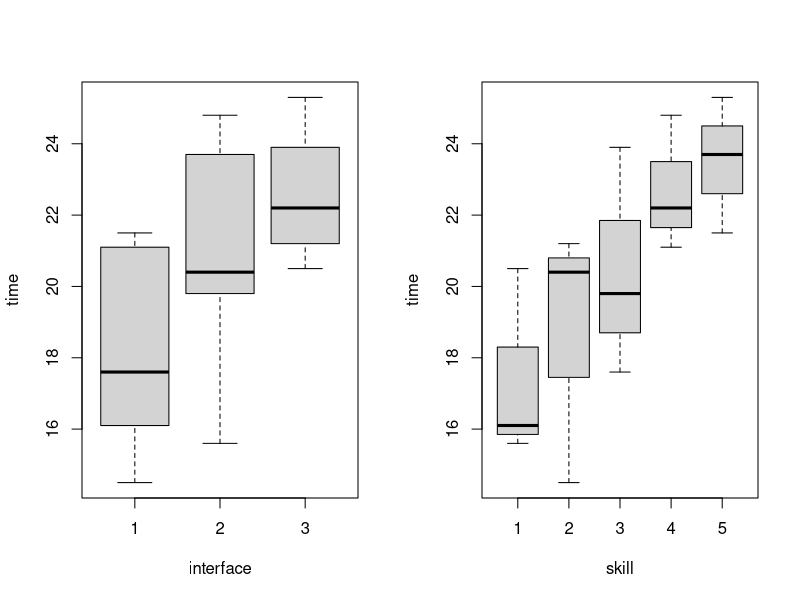
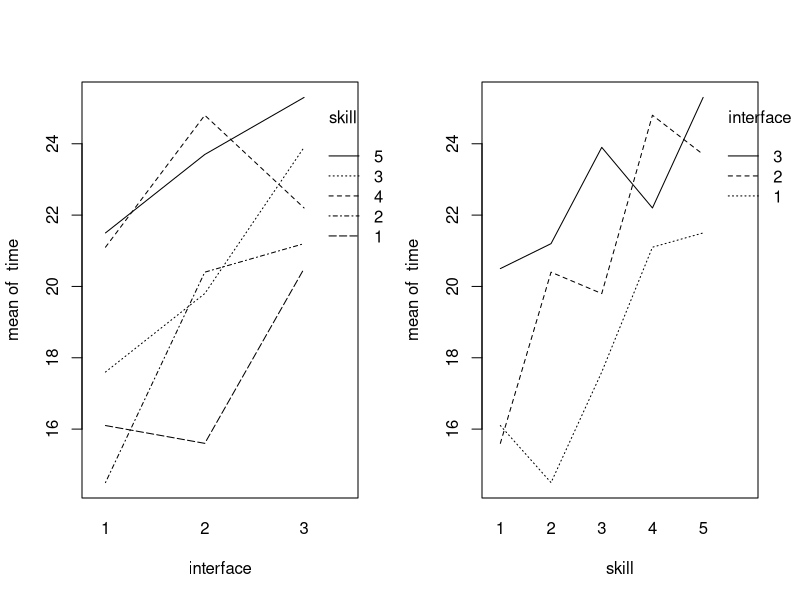
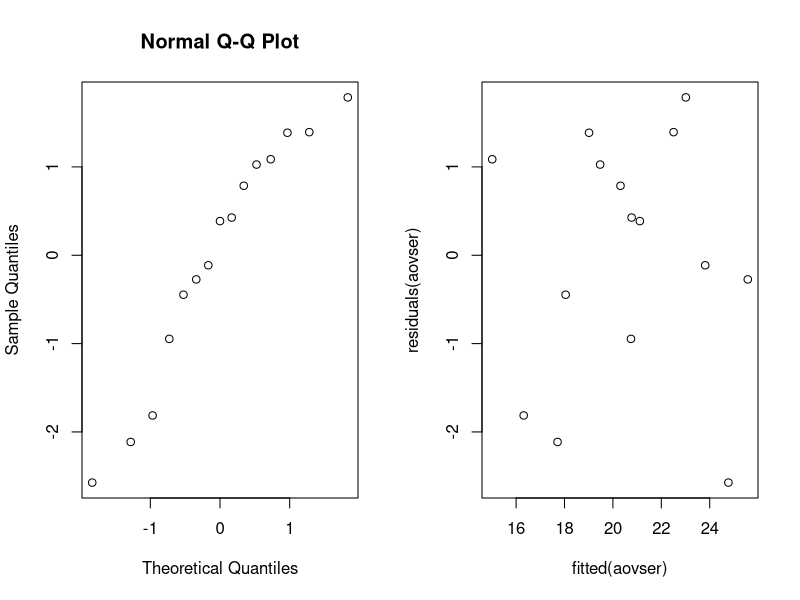
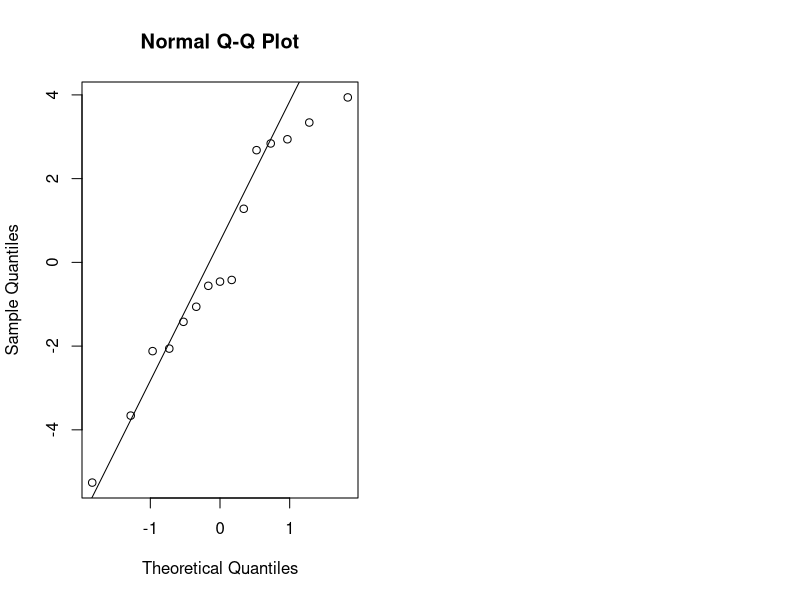

Write the R code that produced these figures, in order.
library(multcomp)
library(lme4)

# read the data
search = read.table("search.txt", header = TRUE)
attach(search)

##########################
# 1.
##########################

# 3 types of interfaces, 5 types of studends (3 each)
# We make a randomized block design (see lecture 6)

B = 5 # 5 user skill levels
I = 3 # 3 interface types

# number the students in skill order ({1,2,3} is skill 1, {4,5,6} is skill 2, etc.)

blocks = matrix(0, B, I)

for (i in 1:B) {
  blocks[i, ] = sample(((i - 1) * I + 1):(i * I))
}

# in each row, first student goes to interface 1, second to 2 and third to 3
blocks

##########################
# 2.
##########################

# again, randomized block design in lecture 6

# show data in table
# xtabs(time ~ interface + skill, data = search)

par(mfrow = c(1, 2))

# boxplots
boxplot(time ~ interface)
boxplot(time ~ skill)

# interaction plots, I don't know how to read these yet, it asks if any interactions are apparent
interaction.plot(interface, skill, time)
interaction.plot(skill, interface, time)

##########################
# 3.
##########################

# we do a 2-way ANOVA (lecture 5)
# skill has no interaction with search interfaces so we use the additive test
search$interface = as.factor(interface)
search$skill = as.factor(skill)
aovser = lm(time ~ interface + skill, data = search)

anova(aovser)

# the null hypothetsis can be rejected, result:
#
# Analysis of Variance Table
#
# Response: time
# Df Sum Sq Mean Sq F value  Pr(>F)
# as.factor(interface)  2 50.465 25.2327  7.8237 0.01310 *
#   as.factor(skill)      4 80.051 20.0127  6.2052 0.01421 *
#   Residuals             8 25.801  3.2252
# ---
#   Signif. codes:  0 ‘***’ 0.001 ‘**’ 0.01 ‘*’ 0.05 ‘.’ 0.1 ‘ ’ 1

##########################
# 4.
##########################

# multiple comparisons (lecture 6, slide 6)
multser = glht(aovser, linfct = mcp(skill = "Tukey"))
summary(multser)
# estimate for skill level 4 and interface 3 (4-3) is 2.267

# wait I think this is the standard deviation, are ther results are around 20, im not sure about this one

##########################
# 5.
##########################

# lecture 5, slides 26-27, lecture 6 slide 18
qqnorm(residuals(aovser))
plot(fitted(aovser), residuals(aovser))

# the plots look OK (just like how the slides say :) ), normal dist on QQ, even spread on the second

##########################
# 6.
##########################

# Lecture 6, Friedman
friedman.test(time, interface, skill)
# p-value = 0.04076, we reject the null hypothesis, there is an effect

##########################
# 7.
##########################

# Lecture 4, 1-way ANOVA
aovinter = lm(time ~ interface, data = search)
anova(aovinter)
# p-value = 0.09642, we accept the null hypothesis that the search is the same for all interfaces

# right/wrong??? useful or not????
# since each interface is tested with the same kind of students, this would indicate that the interfaces
# actually do have the same time, so I guess this is useful?

# q-way ANOVA assumes, that the data comes from normal distributions, the plots imply normal distributions so this condition is met.
qqnorm(residuals(aovinter))
qqline(residuals(aovinter))

detach(search)
